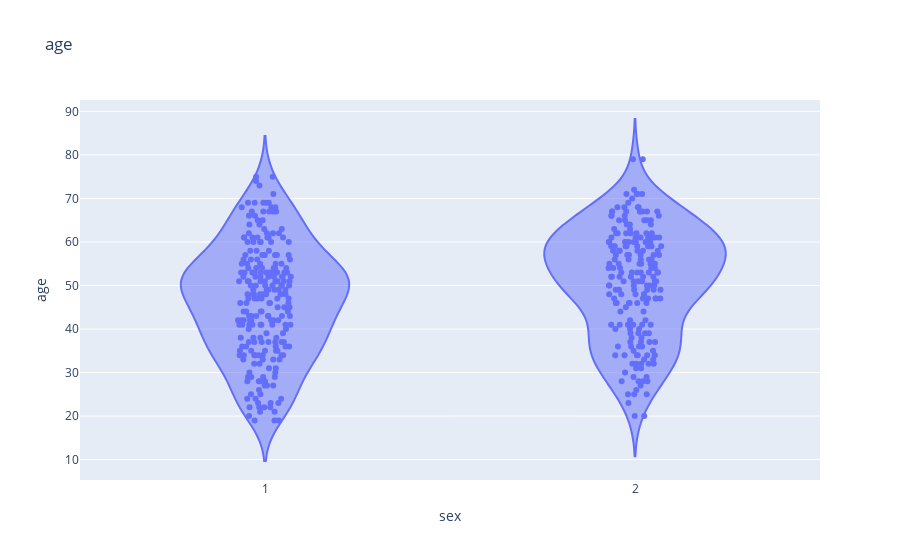
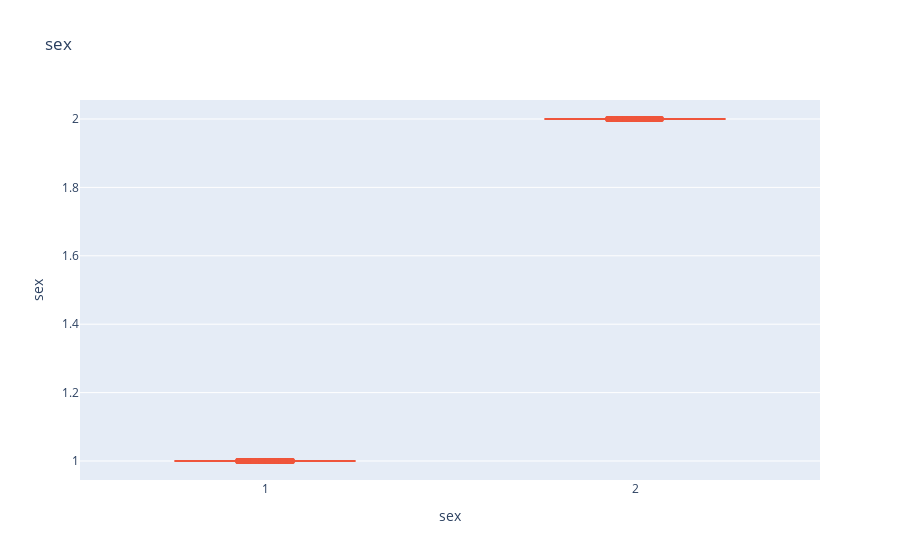
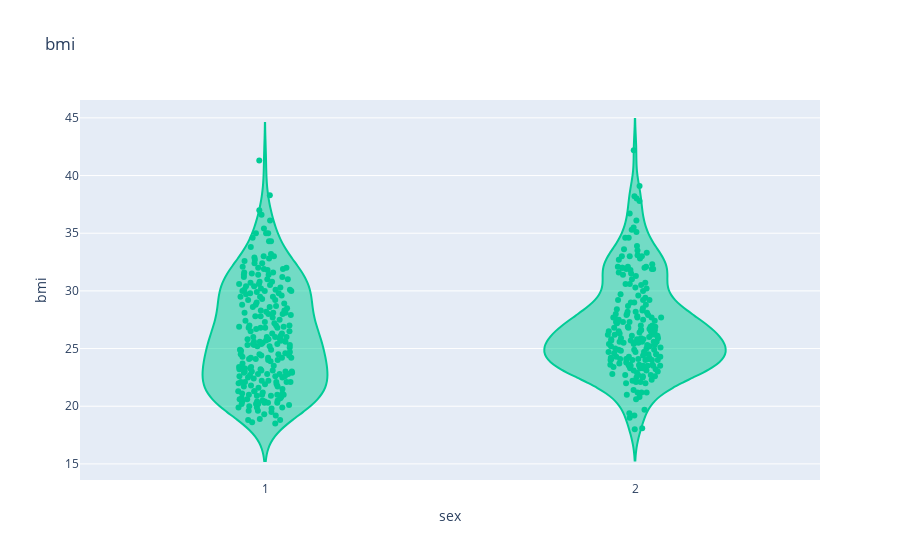
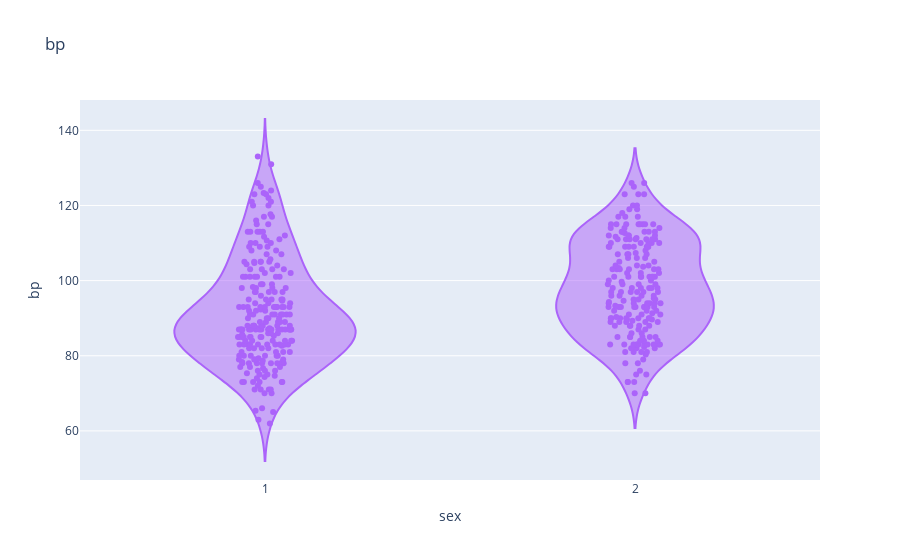

Source (notebook cell) for these figures, in order:
### Code cell
#this loop goes through all features and display a violin plot for each numeric feature

for i, col in enumerate(numeric_features):
  violin_plot = go.Figure()
  violin_plot.add_trace(go.Violin(x=demo_dataset['sex'],
                           y=demo_dataset[col],
                           line_color=px.colors.qualitative.Plotly[i], #that's the colorcode for the line
                           name=col,
                           points='all', #option to show all points
                           pointpos=0))
  
  violin_plot.update_layout(violinmode='group', 
                            title_text=col, 
                            xaxis_title='sex', 
                            yaxis_title=col)
  violin_plot.show()

### Figure 1 — Plotly figure (JSON) as saved in the notebook; plotly's stock layout.template omitted (floating-point values rounded to 4 significant figures; data arrays with more than 128 entries replaced by an {"elided": "..."} marker saying what was removed)
{"data": [{"line": {"color": "#636EFA"}, "name": "age", "pointpos": 0, "points": "all", "type": "violin", "x": {"elided": "442 int values"}, "y": {"elided": "442 int values"}}], "layout": {"title": {"text": "age"}, "violinmode": "group", "xaxis": {"title": {"text": "sex"}}, "yaxis": {"title": {"text": "age"}}}}

### Figure 2 — Plotly figure (JSON) as saved in the notebook; plotly's stock layout.template omitted (floating-point values rounded to 4 significant figures; data arrays with more than 128 entries replaced by an {"elided": "..."} marker saying what was removed)
{"data": [{"line": {"color": "#EF553B"}, "name": "sex", "pointpos": 0, "points": "all", "type": "violin", "x": {"elided": "442 int values"}, "y": {"elided": "442 int values"}}], "layout": {"title": {"text": "sex"}, "violinmode": "group", "xaxis": {"title": {"text": "sex"}}, "yaxis": {"title": {"text": "sex"}}}}

### Figure 3 — Plotly figure (JSON) as saved in the notebook; plotly's stock layout.template omitted (floating-point values rounded to 4 significant figures; data arrays with more than 128 entries replaced by an {"elided": "..."} marker saying what was removed)
{"data": [{"line": {"color": "#00CC96"}, "name": "bmi", "pointpos": 0, "points": "all", "type": "violin", "x": {"elided": "442 int values"}, "y": {"elided": "442 float values"}}], "layout": {"title": {"text": "bmi"}, "violinmode": "group", "xaxis": {"title": {"text": "sex"}}, "yaxis": {"title": {"text": "bmi"}}}}

### Figure 4 — Plotly figure (JSON) as saved in the notebook; plotly's stock layout.template omitted (floating-point values rounded to 4 significant figures; data arrays with more than 128 entries replaced by an {"elided": "..."} marker saying what was removed)
{"data": [{"line": {"color": "#AB63FA"}, "name": "bp", "pointpos": 0, "points": "all", "type": "violin", "x": {"elided": "442 int values"}, "y": {"elided": "442 float values"}}], "layout": {"title": {"text": "bp"}, "violinmode": "group", "xaxis": {"title": {"text": "sex"}}, "yaxis": {"title": {"text": "bp"}}}}
